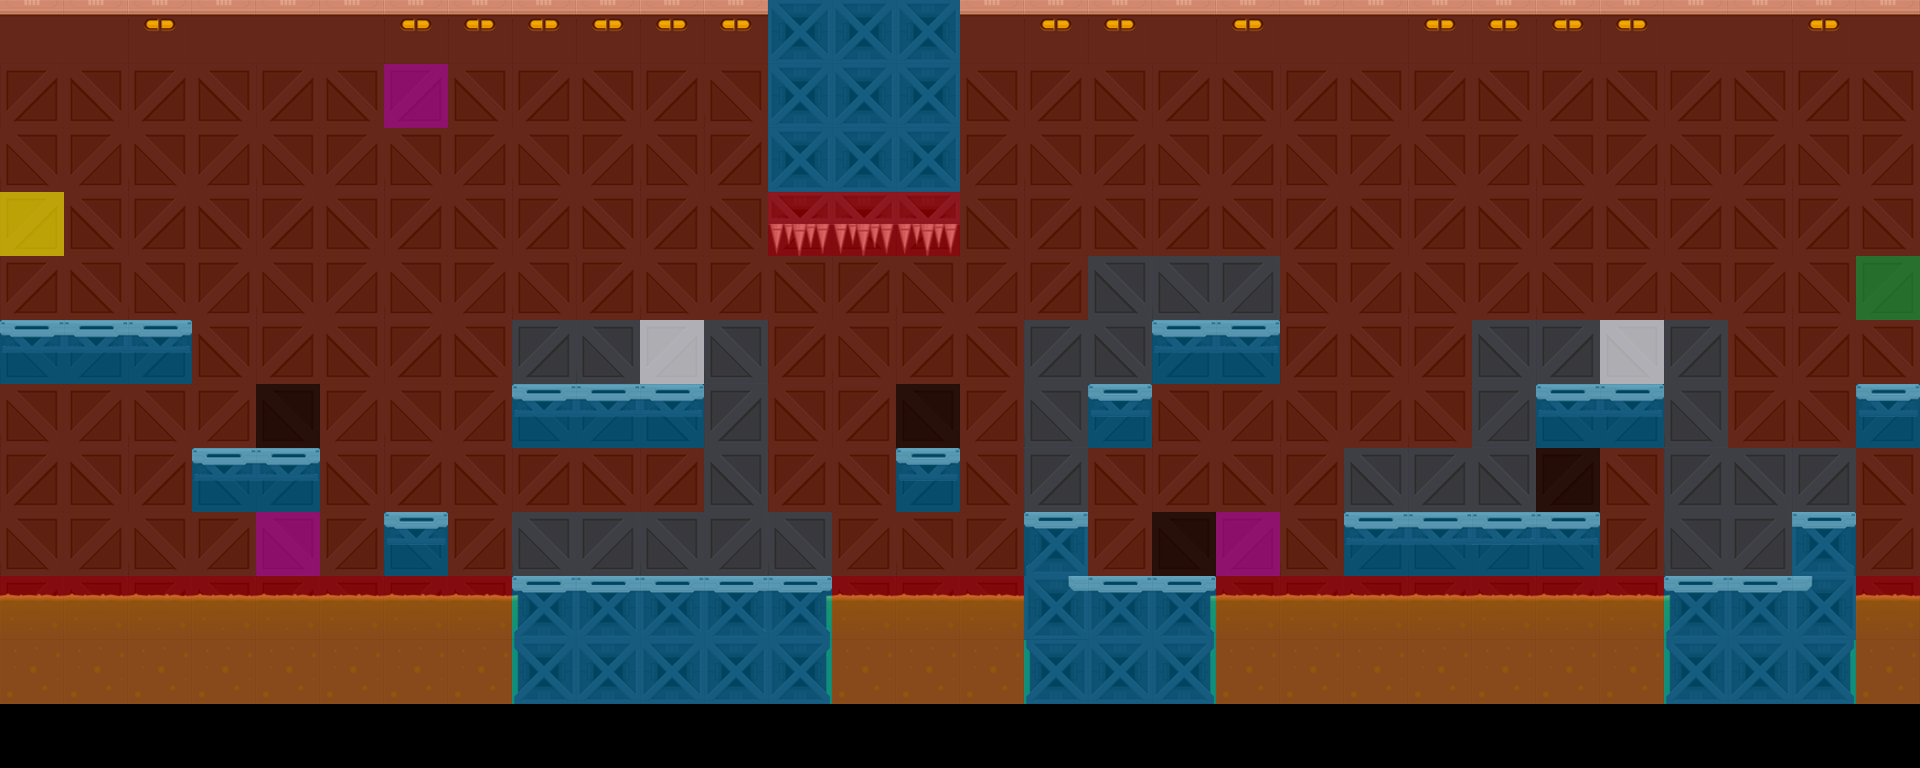

Tiled map render using the project's own tile images. Description and the map definition, with tile-layer contents summarised, below:
An orthogonal 30x12 tile map with 64x64 px tiles, 5 tile layers (Background, Obstacles, Ground, Navigation, ...).

<map version="1.0" orientation="orthogonal" renderorder="right-down" width="30" height="12" tilewidth="64" tileheight="64" nextobjectid="1">
 <tileset firstgid="1" name="MapaTileset" tilewidth="64" tileheight="64" spacing="1" margin="1" tilecount="42" columns="7">
  <image source="MapaTileset.png" width="456" height="391" />
 </tileset>
 <layer name="Background" width="30" height="12">
  <properties>
   <property name="speed" type="float" value="0.5" />
  </properties>
  <data>[360 cells, 330 non-empty, 6 distinct tile ids]</data>
 </layer>
 <layer name="Obstacles" width="30" height="12">
  <properties>
   <property name="death" type="int" value="2" />
  </properties>
  <data>[360 cells, 63 non-empty, 7 distinct tile ids]</data>
 </layer>
 <layer name="Ground" width="30" height="12">
  <properties>
   <property name="ground" type="int" value="1" />
  </properties>
  <data>[360 cells, 58 non-empty, 15 distinct tile ids]</data>
 </layer>
 <layer name="Navigation" width="30" height="12" opacity="0.4">
  <properties>
   <property name="navigation" type="int" value="1" />
  </properties>
  <data>[360 cells, 236 non-empty, 2 distinct tile ids]</data>
 </layer>
 <layer name="Colliders" width="30" height="12" opacity="0.61">
  <data>[360 cells, 105 non-empty, 7 distinct tile ids]</data>
 </layer>
</map>
